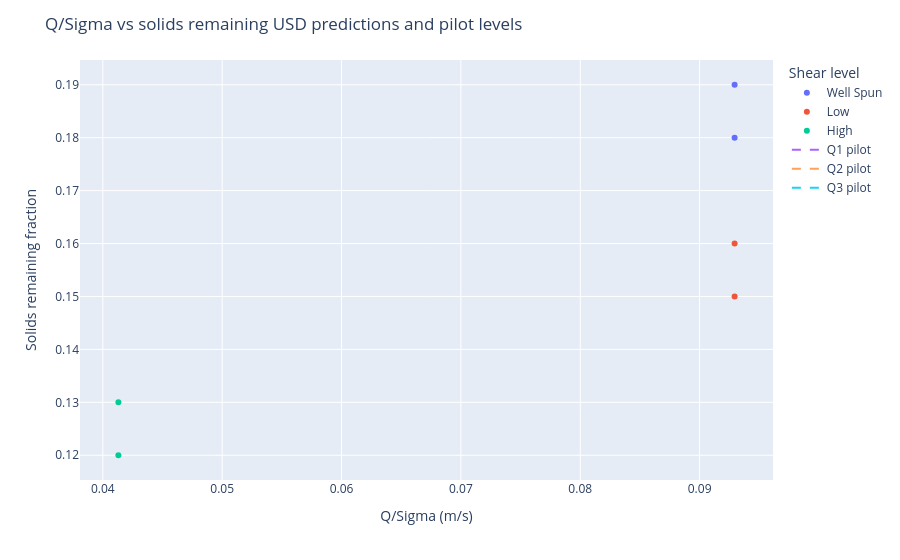

The code cell stored with this chart in its notebook:
### Code cell
import plotly.express as px
import plotly.graph_objects as go

if runs.empty:
    print("No data in 'runs' to plot.")
else:
    pilot_solids = PILOT_CONDITIONS[["pilot_condition", "solids_remaining_frac"]].rename(
        columns={"solids_remaining_frac": "pilot_solids_frac"}
    )
    df_merge = runs.merge(pilot_solids, on="pilot_condition", how="left")

    df_plot = df_merge[
        ["run_id", "Q_over_sigma_m_per_s", "solids_remaining_frac", "shear_level", "pilot_condition", "pilot_solids_frac"]
    ].dropna(subset=["Q_over_sigma_m_per_s", "solids_remaining_frac"])

    if df_plot.empty:
        print("No complete Q/Sigma and solids data to plot.")
    else:
        fig = px.scatter(
            df_plot,
            x="Q_over_sigma_m_per_s",
            y="solids_remaining_frac",
            color="shear_level",
            hover_data=["run_id"],
            labels={
                "Q_over_sigma_m_per_s": "Q/Sigma (m/s)",
                "solids_remaining_frac": "Solids remaining fraction",
                "shear_level": "Shear level",
            },
        )
        # Pilot solids as its own hoverable horizontal-line trace per pilot condition
        for cond, sub in df_plot.groupby("pilot_condition"):
            if pd.isna(cond) or cond == "":
                continue
            pilot_val = sub["pilot_solids_frac"].iloc[0]
            q_min = sub["Q_over_sigma_m_per_s"].min()
            q_max = sub["Q_over_sigma_m_per_s"].max()
            fig.add_trace(go.Scatter(
                x=[q_min, q_max],
                y=[pilot_val, pilot_val],
                mode="lines",
                name=f"{cond} pilot",
                line=dict(dash="dash"),
            ))

        fig.update_layout(title="Q/Sigma vs solids remaining\nUSD predictions and pilot levels")
        fig.show()

### Figure 1 — Plotly figure (JSON) as saved in the notebook; plotly's stock layout.template omitted (floating-point values rounded to 4 significant figures)
{"data": [{"customdata": [["mock1"], ["mock1_rep"]], "hovertemplate": "Shear level=Well Spun<br>Q/Sigma (m/s)=%{x}<br>Solids remaining fraction=%{y}<br>run_id=%{customdata[0]}<extra></extra>", "legendgroup": "Well Spun", "marker": {"color": "#636efa", "symbol": "circle"}, "mode": "markers", "name": "Well Spun", "orientation": "v", "showlegend": true, "type": "scatter", "x": [0.09293, 0.09293], "xaxis": "x", "y": [0.18, 0.19], "yaxis": "y"}, {"customdata": [["mock2"], ["mock2_rep"]], "hovertemplate": "Shear level=Low<br>Q/Sigma (m/s)=%{x}<br>Solids remaining fraction=%{y}<br>run_id=%{customdata[0]}<extra></extra>", "legendgroup": "Low", "marker": {"color": "#EF553B", "symbol": "circle"}, "mode": "markers", "name": "Low", "orientation": "v", "showlegend": true, "type": "scatter", "x": [0.09293, 0.09293], "xaxis": "x", "y": [0.15, 0.16], "yaxis": "y"}, {"customdata": [["mock3"], ["mock3_rep"]], "hovertemplate": "Shear level=High<br>Q/Sigma (m/s)=%{x}<br>Solids remaining fraction=%{y}<br>run_id=%{customdata[0]}<extra></extra>", "legendgroup": "High", "marker": {"color": "#00cc96", "symbol": "circle"}, "mode": "markers", "name": "High", "orientation": "v", "showlegend": true, "type": "scatter", "x": [0.0413, 0.0413], "xaxis": "x", "y": [0.13, 0.12], "yaxis": "y"}, {"line": {"dash": "dash"}, "mode": "lines", "name": "Q1 pilot", "type": "scatter", "x": [0.09293, 0.09293], "y": [0.16, 0.16]}, {"line": {"dash": "dash"}, "mode": "lines", "name": "Q2 pilot", "type": "scatter", "x": [0.09293, 0.09293], "y": [0.14, 0.14]}, {"line": {"dash": "dash"}, "mode": "lines", "name": "Q3 pilot", "type": "scatter", "x": [0.0413, 0.0413], "y": [0.12, 0.12]}], "layout": {"legend": {"title": {"text": "Shear level"}, "tracegroupgap": 0}, "margin": {"t": 60}, "title": {"text": "Q/Sigma vs solids remaining\nUSD predictions and pilot levels"}, "xaxis": {"anchor": "y", "domain": [0, 1], "title": {"text": "Q/Sigma (m/s)"}}, "yaxis": {"anchor": "x", "domain": [0, 1], "title": {"text": "Solids remaining fraction"}}}}
